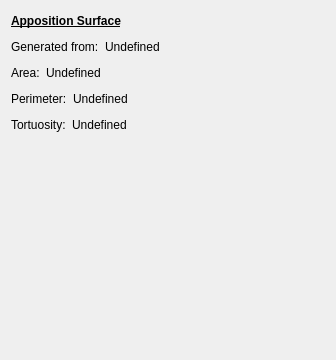
<?xml version="1.0" encoding="UTF-8"?>
<ui version="4.0">
 <class>AppositionSurfaceFilterInspector</class>
 <widget class="QWidget" name="AppositionSurfaceFilterInspector">
  <property name="geometry">
   <rect>
    <x>0</x>
    <y>0</y>
    <width>336</width>
    <height>360</height>
   </rect>
  </property>
  <property name="windowTitle">
   <string>Form</string>
  </property>
  <layout class="QVBoxLayout" name="verticalLayout">
   <item>
    <layout class="QHBoxLayout" name="horizontalLayout_5">
     <item>
      <widget class="QLabel" name="label_8">
       <property name="minimumSize">
        <size>
         <width>0</width>
         <height>20</height>
        </size>
       </property>
       <property name="font">
        <font>
         <weight>75</weight>
         <bold>true</bold>
         <underline>true</underline>
        </font>
       </property>
       <property name="frameShape">
        <enum>QFrame::NoFrame</enum>
       </property>
       <property name="text">
        <string>Apposition Surface</string>
       </property>
      </widget>
     </item>
    </layout>
   </item>
   <item>
    <layout class="QHBoxLayout" name="horizontalLayout_3">
     <item>
      <widget class="QLabel" name="label_3">
       <property name="text">
        <string>Generated from:</string>
       </property>
      </widget>
     </item>
     <item>
      <widget class="QLabel" name="m_origin">
       <property name="text">
        <string>Undefined</string>
       </property>
      </widget>
     </item>
     <item>
      <spacer name="horizontalSpacer_4">
       <property name="orientation">
        <enum>Qt::Horizontal</enum>
       </property>
       <property name="sizeHint" stdset="0">
        <size>
         <width>40</width>
         <height>20</height>
        </size>
       </property>
      </spacer>
     </item>
    </layout>
   </item>
   <item>
    <layout class="QHBoxLayout" name="horizontalLayout">
     <item>
      <widget class="QLabel" name="label">
       <property name="text">
        <string>Area:</string>
       </property>
      </widget>
     </item>
     <item>
      <widget class="QLabel" name="m_area">
       <property name="text">
        <string>Undefined</string>
       </property>
      </widget>
     </item>
     <item>
      <spacer name="horizontalSpacer_3">
       <property name="orientation">
        <enum>Qt::Horizontal</enum>
       </property>
       <property name="sizeHint" stdset="0">
        <size>
         <width>40</width>
         <height>20</height>
        </size>
       </property>
      </spacer>
     </item>
    </layout>
   </item>
   <item>
    <layout class="QHBoxLayout" name="horizontalLayout_4">
     <item>
      <widget class="QLabel" name="label_4">
       <property name="text">
        <string>Perimeter:</string>
       </property>
      </widget>
     </item>
     <item>
      <widget class="QLabel" name="m_perimeter">
       <property name="text">
        <string>Undefined</string>
       </property>
      </widget>
     </item>
     <item>
      <spacer name="horizontalSpacer_2">
       <property name="orientation">
        <enum>Qt::Horizontal</enum>
       </property>
       <property name="sizeHint" stdset="0">
        <size>
         <width>40</width>
         <height>20</height>
        </size>
       </property>
      </spacer>
     </item>
    </layout>
   </item>
   <item>
    <layout class="QHBoxLayout" name="horizontalLayout_2">
     <item>
      <widget class="QLabel" name="label_2">
       <property name="text">
        <string>Tortuosity:</string>
       </property>
      </widget>
     </item>
     <item>
      <widget class="QLabel" name="m_tortuosity">
       <property name="text">
        <string>Undefined</string>
       </property>
      </widget>
     </item>
     <item>
      <spacer name="horizontalSpacer">
       <property name="orientation">
        <enum>Qt::Horizontal</enum>
       </property>
       <property name="sizeHint" stdset="0">
        <size>
         <width>40</width>
         <height>20</height>
        </size>
       </property>
      </spacer>
     </item>
    </layout>
   </item>
   <item>
    <spacer name="verticalSpacer">
     <property name="orientation">
      <enum>Qt::Vertical</enum>
     </property>
     <property name="sizeHint" stdset="0">
      <size>
       <width>20</width>
       <height>40</height>
      </size>
     </property>
    </spacer>
   </item>
  </layout>
 </widget>
 <resources/>
 <connections/>
</ui>
